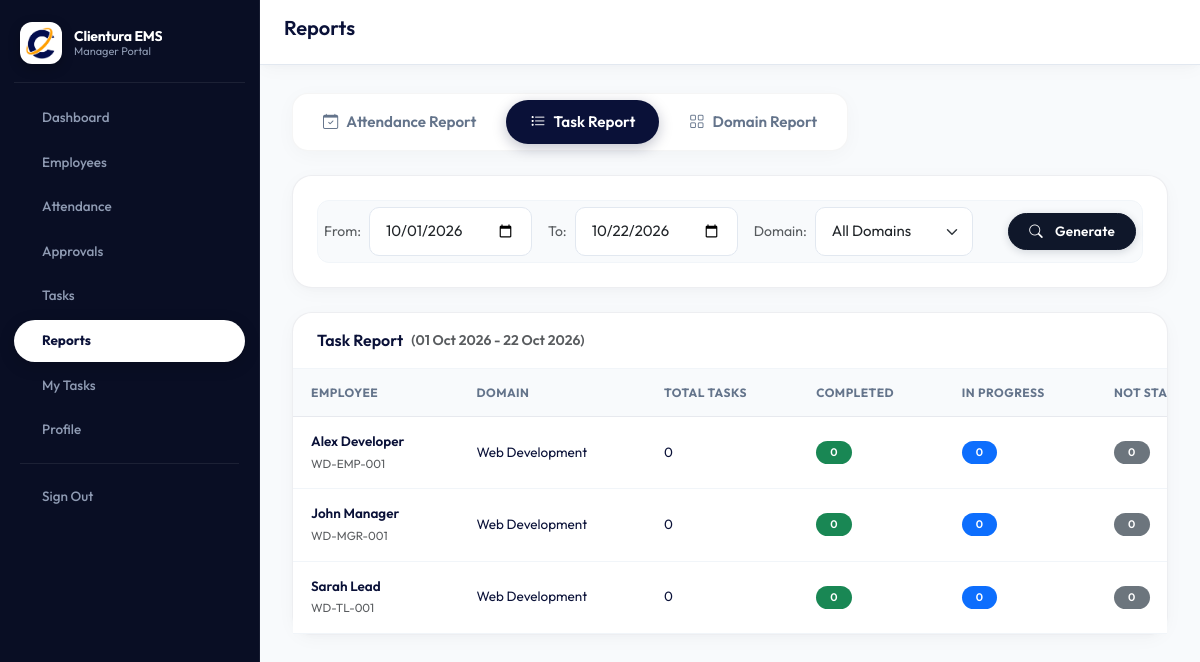
Screenshot of /manager/reports.php?type=tasks (signed in) with the database file from the repository.
### tables this page shows
CREATE TABLE IF NOT EXISTS `employees` (
  `id` INT AUTO_INCREMENT PRIMARY KEY,
  `employee_id` VARCHAR(50) NOT NULL UNIQUE,
  `name` VARCHAR(100) NOT NULL,
  `email` VARCHAR(100) NOT NULL UNIQUE,
  `password` VARCHAR(255) NOT NULL,
  `phone` VARCHAR(20) DEFAULT NULL,
  `address` TEXT DEFAULT NULL,
  `domain_id` INT DEFAULT NULL,
  `designation` VARCHAR(100) DEFAULT NULL,
  `date_of_joining` DATE DEFAULT NULL,
  `status` ENUM('active', 'inactive', 'terminated') DEFAULT 'active',
  `role_id` INT DEFAULT NULL,
  `team_lead_id` INT DEFAULT NULL,
  `requires_checkin` TINYINT(1) DEFAULT 1,
  `avatar` VARCHAR(255) DEFAULT NULL,
  `last_login` DATETIME DEFAULT NULL,
  `last_activity` DATETIME DEFAULT NULL,
  `created_at` TIMESTAMP DEFAULT CURRENT_TIMESTAMP,
  `updated_at` TIMESTAMP DEFAULT CURRENT_TIMESTAMP ON UPDATE CURRENT_TIMESTAMP,
  INDEX (`domain_id`),
  INDEX (`role_id`),
  INDEX (`team_lead_id`)
);

CREATE TABLE IF NOT EXISTS `domains` (
  `id` INT AUTO_INCREMENT PRIMARY KEY,
  `name` VARCHAR(100) NOT NULL,
  `code` VARCHAR(10) NOT NULL UNIQUE,
  `description` TEXT DEFAULT NULL,
  `status` ENUM('active', 'inactive') DEFAULT 'active',
  `created_at` TIMESTAMP DEFAULT CURRENT_TIMESTAMP
);

### config/config.php (called while the page is built, shortened)
<?php
require_once __DIR__ . '/database.php';
function formatDate($date, $format = 'd M Y') {
    return date($format, strtotime($date));
}
?>

### config/database.php (called while the page is built, shortened)
<?php
$conn = new mysqli(DB_HOST, DB_USER, DB_PASS);
$conn->set_charset("utf8mb4");
function executeQuery($sql, $types = "", $params = []) {
    global $conn;
    $stmt = $conn->prepare($sql);
    if (!empty($params)) {
        if (!$stmt->bind_param($types, ...$params)) {
            error_log("SQL Bind Error: " . $stmt->error . " | Types: " . $types);
            $stmt->close();
            return false;
        }
    }
    if (!$stmt->execute()) {
        error_log("SQL Execute Error: " . $stmt->error . " | Query: " . $sql);
        $stmt->close();
        return false;
    }
    if (strpos(strtoupper($sql), 'SELECT') === 0) {
        $result = $stmt->get_result();
        return $result;
    }
    return $stmt;
}
function fetchAll($sql, $types = "", $params = []) {
    $result = executeQuery($sql, $types, $params);
    if ($result && $result instanceof mysqli_result) {
        return $result->fetch_all(MYSQLI_ASSOC);
    }
    return [];
}
?>

### manager/reports.php (the view, shortened to what this page needs)
<?php
require_once __DIR__ . '/../config/config.php';
$reportType = $_GET['type'] ?? 'attendance';
$dateFrom = $_GET['date_from'] ?? date('Y-m-01');
$dateTo = $_GET['date_to'] ?? date('Y-m-d');
$domainWhereClause = "";
$domainParams = [];
$domainTypes = "";
$reportData = [];
if ($reportType === 'attendance') {
    $reportData = fetchAll(
        "SELECT e.id, e.name, e.employee_id, d.name as domain_name,
                COUNT(a.id) as total_days,
                SUM(CASE WHEN a.status = 'approved' THEN 1 ELSE 0 END) as approved_days,
                SUM(CASE WHEN a.status = 'pending' THEN 1 ELSE 0 END) as pending_days,
                SEC_TO_TIME(AVG(TIME_TO_SEC(a.total_hours))) as avg_hours
         FROM employees e
         LEFT JOIN domains d ON e.domain_id = d.id
         LEFT JOIN attendance a ON e.id = a.employee_id AND a.date BETWEEN ? AND ?
         WHERE e.status = 'active' $domainWhereClause
         GROUP BY e.id
         ORDER BY e.name",
        "ss" . $domainTypes,
        array_merge([$dateFrom, $dateTo], $domainParams)
    );
} elseif ($reportType === 'tasks') {
    $reportData = fetchAll(
        "SELECT e.id, e.name, e.employee_id, d.name as domain_name,
                COUNT(t.id) as total_tasks,
                SUM(CASE WHEN t.status = 'completed' THEN 1 ELSE 0 END) as completed_tasks,
                SUM(CASE WHEN t.status = 'in_progress' THEN 1 ELSE 0 END) as in_progress_tasks,
                SUM(CASE WHEN t.status = 'not_started' THEN 1 ELSE 0 END) as not_started_tasks
         FROM employees e
         LEFT JOIN domains d ON e.domain_id = d.id
         LEFT JOIN tasks t ON e.id = t.assigned_to AND t.created_at BETWEEN ? AND ?
         WHERE e.status = 'active' $domainWhereClause
         GROUP BY e.id
         ORDER BY e.name",
        "ss" . $domainTypes,
        array_merge([$dateFrom . ' 00:00:00', $dateTo . ' 23:59:59'], $domainParams)
    );
}
require_once __DIR__ . '/../includes/header.php';
require_once __DIR__ . '/../includes/manager-sidebar.php';
?>
<div class="main-content">
    <header class="main-header">
        <div class="header-left">
            <h1 class="page-title">Reports</h1>
        </div>
    </header>
    <div class="content-wrapper">
        <div class="report-tabs-container mb-4">
            <a href="?type=attendance" class="report-tab <?php echo $reportType === 'attendance' ? 'active' : ''; ?>">
                <i class="bi bi-calendar-check"></i>
                <span>Attendance Report</span>
            </a>
            <a href="?type=tasks" class="report-tab <?php echo $reportType === 'tasks' ? 'active' : ''; ?>">
                <i class="bi bi-list-task"></i>
                <span>Task Report</span>
            </a>
            <a href="?type=domain" class="report-tab <?php echo $reportType === 'domain' ? 'active' : ''; ?>">
                <i class="bi bi-grid"></i>
                <span>Domain Report</span>
            </a>
        </div>
        <div class="card mb-4">
            <div class="card-body">
                <div class="filter-container">
                    <form method="GET" class="d-flex gap-3 align-items-center flex-wrap w-100">
                        <div class="d-flex align-items-center gap-2">
                            <label class="text-muted small">From:</label>
                            <input type="date" name="date_from" class="form-control form-control-sm" value="<?php echo $dateFrom; ?>">
                        </div>
                        <div class="d-flex align-items-center gap-2">
                            <label class="text-muted small">To:</label>
                            <input type="date" name="date_to" class="form-control form-control-sm" value="<?php echo $dateTo; ?>">
                        </div>
                        <?php if ($reportType !== 'domain'): ?>
                        <div class="d-flex align-items-center gap-2">
                            <label class="text-muted small">Domain:</label>
                            <select name="domain" class="form-select form-select-sm" style="min-width: 150px;">
                                <option value="">All Domains</option>
                            </select>
                        </div>
                        <?php endif; ?>
                        <button type="submit" class="btn btn-sm btn-primary px-3 ms-auto">
                            <i class="bi bi-search me-1"></i>Generate
                        </button>
                    </form>
                </div>
            </div>
        </div>
        <div class="card">
            <div class="card-header">
                <h5 class="mb-0">
                    <?php
                    echo $reportType === 'attendance' ? 'Attendance Report' :
                        ($reportType === 'tasks' ? 'Task Report' : 'Domain Report');
                    ?>
                    <small class="text-muted ms-2">(<?php echo formatDate($dateFrom); ?> - <?php echo formatDate($dateTo); ?>)</small>
                </h5>
            </div>
            <div class="card-body p-0">
                <div class="table-responsive">
                    <table class="table table-hover mb-0">
                        <thead>
                            <?php if ($reportType === 'attendance'): ?>
                            <tr>
                                <th>Employee</th>
                                <th>Domain</th>
                                <th>Total Days</th>
                                <th>Approved</th>
                                <th>Pending</th>
                                <th>Avg Hours</th>
                            </tr>
                            <?php elseif ($reportType === 'tasks'): ?>
                            <tr>
                                <th>Employee</th>
                                <th>Domain</th>
                                <th>Total Tasks</th>
                                <th>Completed</th>
                                <th>In Progress</th>
                                <th>Not Started</th>
                            </tr>
                            <?php endif; ?>
                        </thead>
                        <tbody>
                            <?php if (count($reportData) > 0): ?>
                            <?php foreach ($reportData as $row): ?>
                            <tr>
                                <?php if ($reportType === 'attendance'): ?>
                                <td>
                                    <div class="fw-semibold"><?php echo $row['name']; ?></div>
                                    <small class="text-muted"><?php echo $row['employee_id']; ?></small>
                                </td>
                                <td><?php echo $row['domain_name'] ?? 'N/A'; ?></td>
                                <td><?php echo $row['total_days'] ?? 0; ?></td>
                                <td><span class="badge bg-success"><?php echo $row['approved_days'] ?? 0; ?></span></td>
                                <td><span class="badge bg-warning"><?php echo $row['pending_days'] ?? 0; ?></span></td>
                                <td><?php echo $row['avg_hours'] ?? '00:00:00'; ?></td>
                                <?php elseif ($reportType === 'tasks'): ?>
                                <td>
                                    <div class="fw-semibold"><?php echo $row['name']; ?></div>
                                    <small class="text-muted"><?php echo $row['employee_id']; ?></small>
                                </td>
                                <td><?php echo $row['domain_name'] ?? 'N/A'; ?></td>
                                <td><?php echo $row['total_tasks'] ?? 0; ?></td>
                                <td><span class="badge bg-success"><?php echo $row['completed_tasks'] ?? 0; ?></span></td>
                                <td><span class="badge bg-primary"><?php echo $row['in_progress_tasks'] ?? 0; ?></span></td>
                                <td><span class="badge bg-secondary"><?php echo $row['not_started_tasks'] ?? 0; ?></span></td>
                                <?php endif; ?>
                            </tr>
                            <?php endforeach; ?>
                            <?php else: ?>
                            <tr>
                                <td colspan="6" class="text-center py-4 text-muted">No data found</td>
                            </tr>
                            <?php endif; ?>
                        </tbody>
                    </table>
                </div>
            </div>
        </div>
    </div>
</div>
<?php require_once __DIR__ . '/../includes/footer.php'; ?>

### rows the page displays
employees: name "Alex Developer", employee "WD-EMP-001", domain.name "Web Development", total_tasks "0", completed_tasks "0", in_progress_tasks "0", not_started_tasks "0"
employees: name "John Manager", employee "WD-MGR-001", domain.name "Web Development", total_tasks "0", completed_tasks "0", in_progress_tasks "0", not_started_tasks "0"
employees: name "Sarah Lead", employee "WD-TL-001", domain.name "Web Development", total_tasks "0", completed_tasks "0", in_progress_tasks "0", not_started_tasks "0"
